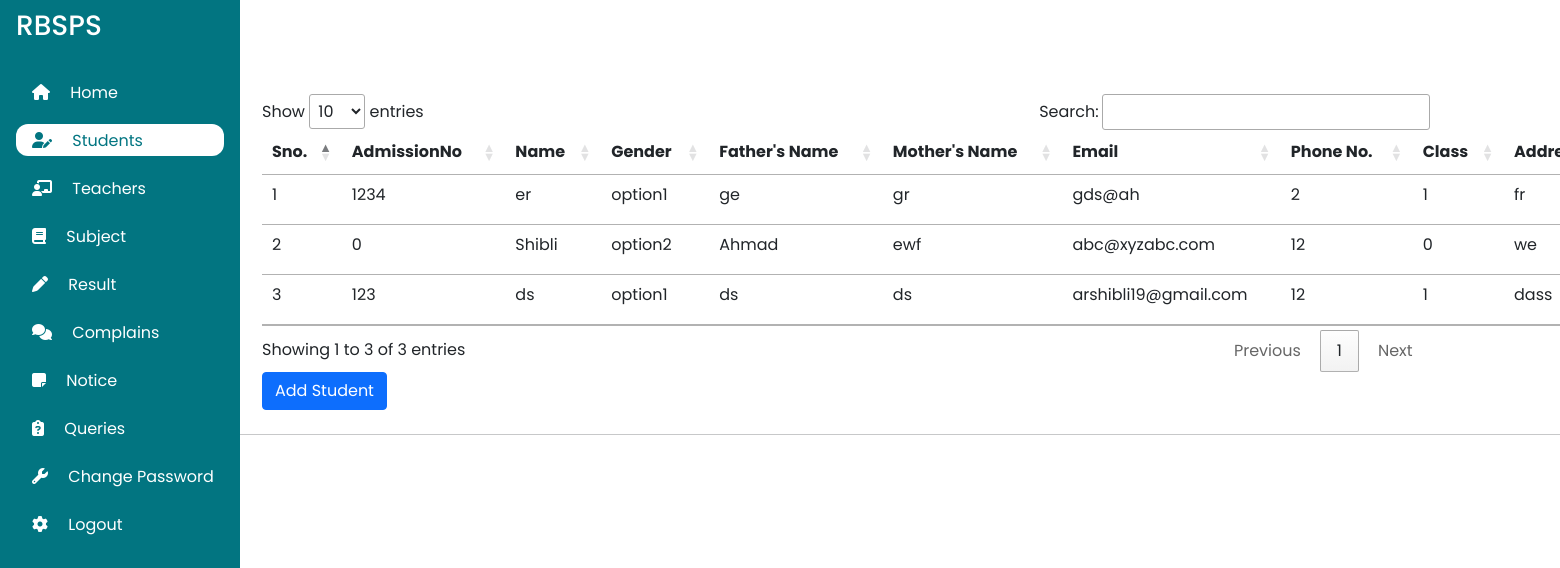
Before: /admin/manageStudent.php with the older database file.
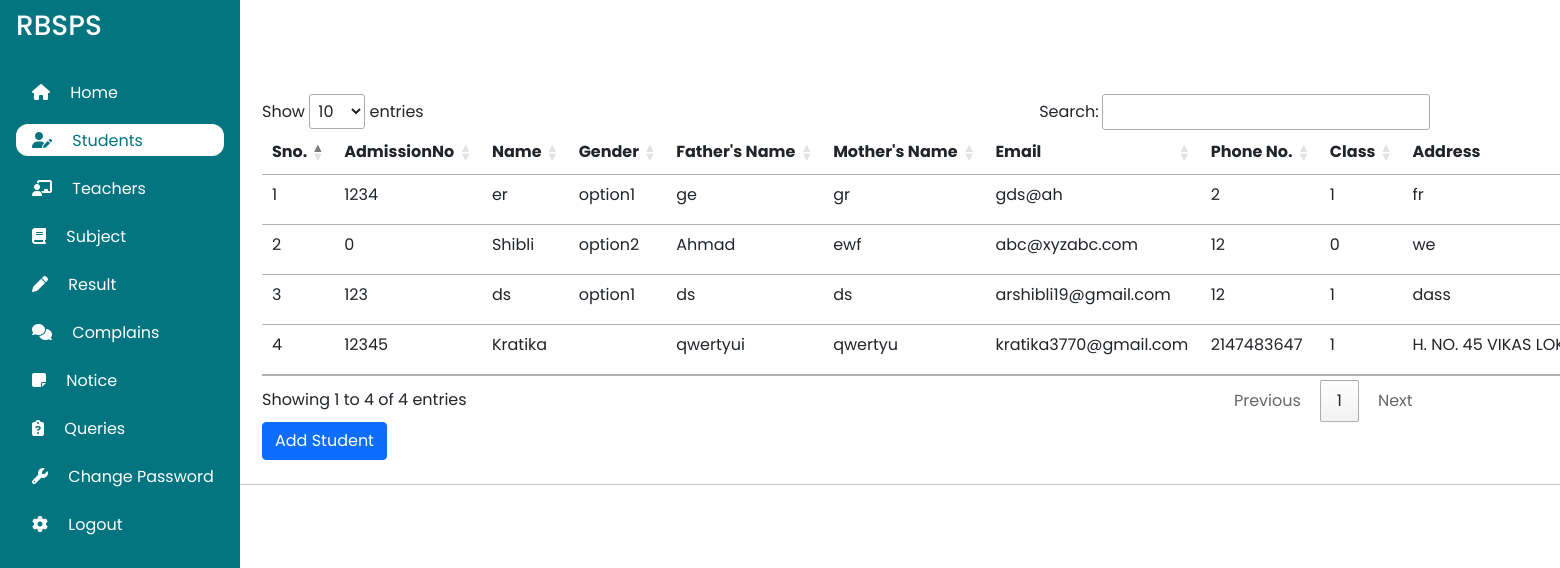
After: the same page with the newer database file.
### tables this page shows
CREATE TABLE `student` (
  `sid` int(11) NOT NULL,
  `name` varchar(100) NOT NULL,
  `class` int(2) NOT NULL,
  `ph` int(15) NOT NULL,
  `admno` int(10) NOT NULL,
  `gender` varchar(10) NOT NULL,
  `fname` varchar(100) NOT NULL,
  `mname` varchar(100) NOT NULL,
  `email` varchar(200) NOT NULL,
  `address` text NOT NULL,
  `username` varchar(100) NOT NULL,
  `lastname` varchar(100) NOT NULL,
  `dob` date DEFAULT NULL,
  `pass` varchar(260) NOT NULL,
  `path` varchar(500) NOT NULL
);

### admin/manageStudent.php (the view, shortened to what the changed rows need)
<?php
require '../connection.php';
?>
<!DOCTYPE html>
<html lang="en">
<head>
    <link rel="stylesheet" href="//cdn.datatables.net/1.11.5/css/jquery.dataTables.min.css">
    <link rel="stylesheet" href="//cdn.datatables.net/1.12.1/css/jquery.dataTables.min.css">
    <link href="https://cdn.jsdelivr.net/npm/bootstrap@5.1.3/dist/css/bootstrap.min.css" rel="stylesheet"
>
    <link rel="stylesheet" href="style.css">
</head>
<body>
    <div class="table-con" style="width: 55%;
   margin-left: 250px;
    padding-top: 70px;">
        <div class="container my-4">
            <table class="table table-hover caption-top" id="myTable" style="width:140%">
                <thead>
                    <tr>
                        <th scope="col">Sno.</th>
                        <th scope="col">AdmissionNo</th>
                        <th scope="col">Name</th>
                        <th scope="col">Gender</th>
                        <th scope="col">Father's Name</th>
                        <th scope="col">Mother's Name</th>
                        <th scope="col">Email</th>
                        <th scope="col">Phone No.</th>
                        <th scope="col">Class</th>
                        <th scope="col">Address</th>
                    </tr>
                </thead>
                <tbody>
                    <?php
                    $sql = "SELECT * FROM `student`";
                    $result = mysqli_query($conn, $sql);
                    $sno = 0;
                    while ($row = mysqli_fetch_assoc($result)) {
                            $sno +=1;
                        echo "
                        <tr>
                            <td scope='row'>" . $sno . "</td>
                            <td scope='row'>" . $row['admno'] . "</td>
                            <td scope='row'>" . $row['name'] . "</td>
                            <td scope='row'>" . $row['gender'] . "</td>
                            <td scope='row'>" . $row['fname'] . "</td>
                            <td scope='row'>" . $row['mname'] . "</td>
                            <td scope='row'>" . $row['email'] . "</td>
                            <td scope='row'>" . $row['ph'] . "</td>
                            <td scope='row'>" . $row['class'] . "</td>
                            <td scope='row'>" . $row['address'] . "</td>
                            <td scope='row'>" . $row['username'] . "</td>
                            <td style='display: flex; justify-content: space-evenly;'>
                            <a href = 'updateStudents.php?admno=".$row['admno']."'><button class='edit btn btn-sm btn-primary' >Edit</button>  </a> <hr>
                            <form action='del.php?admno=".$row['admno']."' method='post'>
                            <button class='delete btn btn-sm btn-primary' id=d" . $row['admno'] . ">Delete</button>
</form>
                            </td>
                        </tr>";
                    }
                    ?>
                </tbody>
            </table>
            <button type="button" class="btn btn-primary"><a href="addStudent.php"
                    style="list-style: none; color: white; text-decoration: none;">Add Student</a></button>
        </div>
    </div>
</body>
</html>

Changed rows visible on the page:
added student: admno "12345", name "Kratika", fname "qwertyui", mname "qwertyu", email "kratika3770@gmail.com", ph "2147483647", class "1", address "H. NO. 45 VIKAS…"
Other visible differences:
text written by a page script: "Show entries Search: Showing 1 to 3 of 3 entries Previous 1 Next" → "Show entries Search: Showing 1 to 4 of 4 entries Previous 1 Next"
